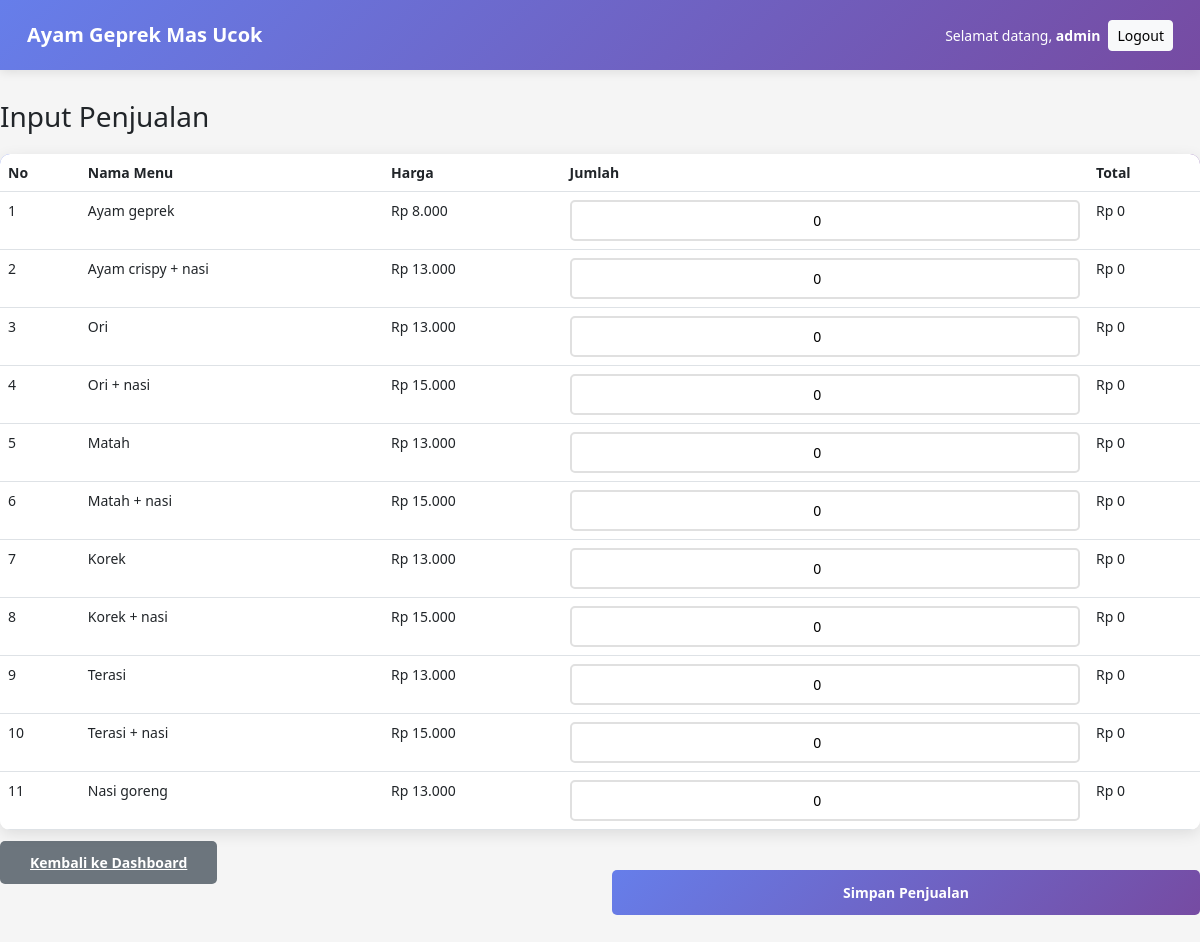
The app's page /views/penjualan.php (signed in) with its own data.
### tables this page shows
CREATE TABLE IF NOT EXISTS `menu` (
  `id` int NOT NULL AUTO_INCREMENT,
  `nama` varchar(100) NOT NULL,
  `harga` int NOT NULL,
  PRIMARY KEY (`id`)
);

### controllers/PenjualanController.php (called while the page is built, shortened)
<?php
require_once '../config/database.php';
require_once '../models/Penjualan.php';
class PenjualanController {
    private $penjualan;
    public function __construct($db) {
        $this->penjualan = new Penjualan($db);
    }
    public function getMenu() {
        return $this->penjualan->getMenu();
    }
}
?>

### models/Penjualan.php (called while the page is built, shortened)
<?php
class Penjualan {
    private $conn;
    public function __construct($db) {
        $this->conn = $db;
    }
    public function getMenu() {
        $query = "SELECT * FROM menu ORDER BY id";
        $stmt = $this->conn->prepare($query);
        $stmt->execute();
        return $stmt->get_result()->fetch_all(MYSQLI_ASSOC);
    }
}
?>

### views/penjualan.php (the view, shortened to what this page needs)
<?php
require_once '../controllers/PenjualanController.php';
$controller = new PenjualanController($conn);
$menu = $controller->getMenu();
?>
<!DOCTYPE html>
<html lang="id">
<head>
    <link href="https://cdn.jsdelivr.net/npm/bootstrap@5.3.0/dist/css/bootstrap.min.css" rel="stylesheet">
</head>
<body>
    <nav class="navbar navbar-expand-lg navbar-dark">
        <div class="container-fluid">
            <span class="navbar-brand">Ayam Geprek Mas Ucok</span>
            <div class="ms-auto d-flex align-items-center gap-2">
                <span class="text-white navbar-text d-none d-sm-inline">Selamat datang, <strong><?php echo $_SESSION['username']; ?></strong></span>
                <form method="POST" action="../controllers/LoginController.php" style="display: inline;">
                    <button type="submit" class="btn btn-sm btn-light">Logout</button>
                </form>
            </div>
        </div>
    </nav>
    <div class="container-main container-fluid">
        <div class="row">
            <div class="col-12">
                <h2>Input Penjualan</h2>
            </div>
        </div>
        <div class="row">
            <div class="col-12">
                <div class="card">
                    <div class="card-body p-0">
                        <div class="table-responsive">
                            <form method="POST" action="../controllers/PenjualanController.php" id="penjualanForm">
                                <table class="table">
                                    <thead>
                                        <tr>
                                            <th>No</th>
                                            <th>Nama Menu</th>
                                            <th>Harga</th>
                                            <th>Jumlah</th>
                                            <th>Total</th>
                                        </tr>
                                    </thead>
                                    <tbody>
                                        <?php $no = 1; foreach ($menu as $item): ?>
                                            <tr>
                                                <td><?php echo $no++; ?></td>
                                                <td><?php echo $item['nama']; ?></td>
                                                <td>Rp <?php echo number_format($item['harga'], 0, ',', '.'); ?></td>
                                                <td>
                                                    <input type="number" name="jumlah_<?php echo $item['id']; ?>" class="input-quantity jumlah-input" value="0" min="0" data-harga="<?php echo $item['harga']; ?>">
                                                </td>
                                                <td class="total-cell" data-id="<?php echo $item['id']; ?>">Rp 0</td>
                                            </tr>
                                        <?php endforeach; ?>
                                    </tbody>
                                </table>
                            </form>
                        </div>
                    </div>
                </div>
                <div class="row mt-3">
                    <div class="col-12 col-md-6 order-2 order-md-1">
                        <a href="dashboard.php" class="btn-back">Kembali ke Dashboard</a>
                    </div>
                    <div class="col-12 col-md-6 order-1 order-md-2 mb-2 mb-md-0">
                        <button type="submit" form="penjualanForm" class="btn-submit">Simpan Penjualan</button>
                    </div>
                </div>
            </div>
        </div>
    </div>
</body>
</html>

### views/penjualan.php (style rules this page uses)
* { margin: 0; padding: 0; box-sizing: border-box; }
body { background-color: #f5f5f5; font-family: 'Segoe UI', Tahoma, Geneva, Verdana, sans-serif; }
.navbar { background: linear-gradient(135deg, #667eea 0%, #764ba2 100%); box-shadow: 0 2px 10px rgba(0, 0, 0, 0.1); padding: 10px 15px; }
@media (min-width: 768px) { .navbar { padding: 15px; } }
.navbar-brand { font-weight: bold; font-size: clamp(16px, 5vw, 20px); }
.navbar-text { font-size: clamp(12px, 3vw, 14px); }
.container-main { margin-top: 20px; margin-bottom: 20px; padding: 0 15px; }
@media (min-width: 768px) { .container-main { margin-top: 30px; margin-bottom: 30px; padding: 0; } }
.card { border: none; border-radius: 10px; box-shadow: 0 4px 15px rgba(0, 0, 0, 0.1); margin-bottom: 15px; }
@media (min-width: 768px) { .card { margin-bottom: 20px; } }
.table-responsive { border-radius: 10px; overflow-x: auto; }
.table { margin-bottom: 0; font-size: clamp(12px, 3vw, 14px); }
.table thead { background: linear-gradient(135deg, #667eea 0%, #764ba2 100%); color: white; }
.input-quantity { text-align: center; padding: 8px; border: 2px solid #e0e0e0; border-radius: 5px; width: 100%; font-size: clamp(12px, 3vw, 14px); }
.btn-submit, .btn-back { padding: 10px 15px; border-radius: 5px; font-weight: bold; margin-top: 15px; width: 100%; font-size: clamp(13px, 3vw, 14px); }
@media (min-width: 768px) { .btn-submit, .btn-back { padding: 12px 30px; margin-top: 20px; } }
.btn-submit { background: linear-gradient(135deg, #667eea 0%, #764ba2 100%); border: none; color: white; }
.btn-back { background: #6c757d; border: none; color: white; }
h2 { font-size: clamp(20px, 5vw, 28px); margin-bottom: 15px; }
@media (min-width: 768px) { h2 { margin-bottom: 20px; } }

### records on screen
menu: nama "Ayam geprek", harga "8.000"
menu: nama "Ayam crispy + nasi", harga "13.000"
menu: nama "Ori", harga "13.000"
menu: nama "Ori + nasi", harga "15.000"
menu: nama "Matah", harga "13.000"
menu: nama "Matah + nasi", harga "15.000"
menu: nama "Korek", harga "13.000"
menu: nama "Korek + nasi", harga "15.000"
menu: nama "Terasi", harga "13.000"
menu: nama "Terasi + nasi", harga "15.000"
menu: nama "Nasi goreng", harga "13.000"

### other values on screen
$_SESSION['username'] "admin"
